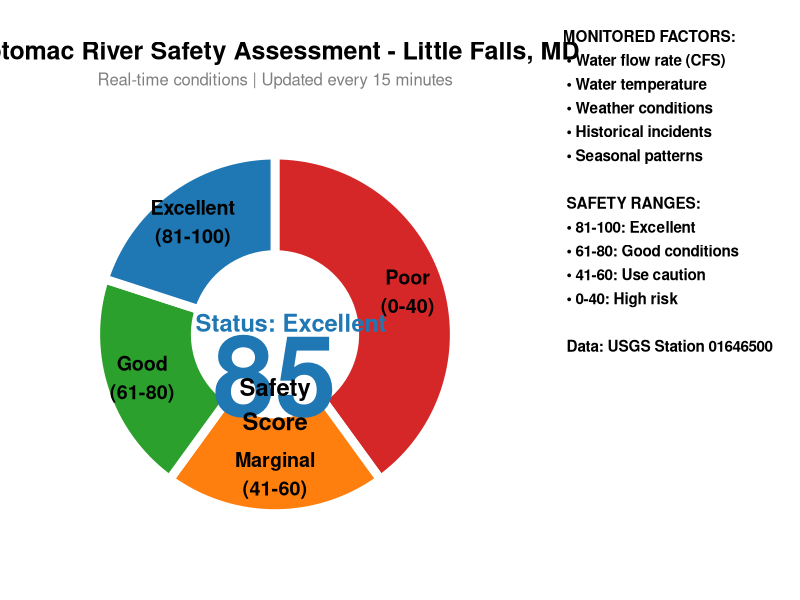

Reproduce this figure in R.
# Improved Safety Score Gauge - Simple Version
# Copy and paste this into R Console

library(ggplot2)
library(dplyr)
library(gridExtra)
library(grid)

# Current safety score
score <- 85

# Create gauge data
gauge_data <- data.frame(
  category = c("Poor\n(0-40)", "Marginal\n(41-60)", "Good\n(61-80)", "Excellent\n(81-100)"),
  value = c(40, 20, 20, 20),
  start_angle = c(0, 40, 60, 80),
  end_angle = c(40, 60, 80, 100),
  color = c("#d62728", "#ff7f0e", "#2ca02c", "#1f77b4"),
  text_color = c("white", "black", "white", "white")
)

# Determine current zone and color
current_zone <- ifelse(score <= 40, "Poor",
                ifelse(score <= 60, "Marginal", 
                ifelse(score <= 80, "Good", "Excellent")))

current_color <- ifelse(score <= 40, "#d62728",
                 ifelse(score <= 60, "#ff7f0e",
                 ifelse(score <= 80, "#2ca02c", "#1f77b4")))

# Create the gauge
gauge_plot <- ggplot(gauge_data) +
  geom_rect(aes(xmin = 0, xmax = 1, ymin = start_angle, ymax = end_angle, fill = color),
            color = "white", size = 3) +
  scale_fill_identity() +
  coord_polar(theta = "y", start = 0, direction = 1) +
  xlim(-0.8, 1) +
  
  # Add category labels with better positioning
  geom_text(aes(x = 0.6, y = start_angle + value/2, label = category),
            size = 5, fontface = "bold", color = "black") +
  
  # Large score in center
  annotate("text", x = -0.4, y = 50, label = as.character(score), 
          size = 28, fontface = "bold", color = current_color) +
  
  # "Safety Score" label
  annotate("text", x = -0.1, y = 50, label = "Safety\nScore", 
          size = 6, fontface = "bold", color = "black") +
  
  # Current status
  annotate("text", x = -0.6, y = 15, label = paste("Status:", current_zone), 
          size = 6, fontface = "bold", color = current_color) +
  
  labs(title = "Potomac River Safety Assessment - Little Falls, MD",
       subtitle = "Real-time conditions | Updated every 15 minutes") +
  
  theme_void() +
  theme(
    plot.title = element_text(hjust = 0.5, size = 18, face = "bold", margin = margin(b = 5)),
    plot.subtitle = element_text(hjust = 0.5, size = 12, color = "gray50", margin = margin(b = 15)),
    plot.margin = margin(30, 30, 30, 30)
  )

# Create information panel
info_text <- paste(
  "MONITORED FACTORS:\n",
  "• Water flow rate (CFS)\n",
  "• Water temperature\n", 
  "• Weather conditions\n",
  "• Historical incidents\n",
  "• Seasonal patterns\n\n",
  "SAFETY RANGES:\n",
  "• 81-100: Excellent\n",
  "• 61-80: Good conditions\n",
  "• 41-60: Use caution\n",
  "• 0-40: High risk\n\n",
  "Data: USGS Station 01646500"
)

info_panel <- textGrob(
  info_text,
  x = 0.05, y = 0.95, hjust = 0, vjust = 1,
  gp = gpar(fontsize = 11, fontface = "bold", lineheight = 1.3)
)

# Combine plots
combined_plot <- arrangeGrob(gauge_plot, info_panel, ncol = 2, widths = c(2.2, 1))

# Display the plot
grid.arrange(combined_plot)

# Save the files
ggsave("improved_safety_gauge.png", combined_plot, 
       width = 14, height = 7, dpi = 300, bg = "white")

ggsave("improved_safety_gauge.pdf", combined_plot, 
       width = 14, height = 7, device = "pdf")

cat("✓ Improved safety gauge saved as:\n")
cat("  - improved_safety_gauge.png (high-res PNG)\n")
cat("  - improved_safety_gauge.pdf (vector PDF)\n")